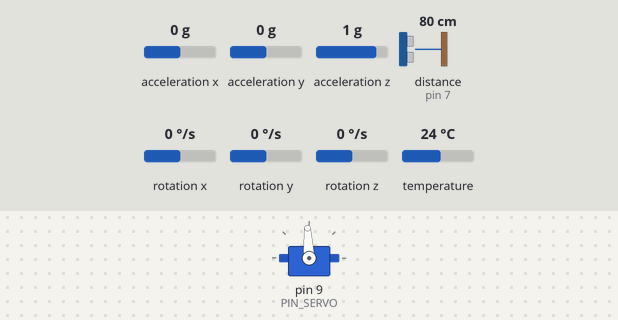
A sketch run on a simulated Arduino Uno, built with avr-gcc and run on an emulated ATmega328P. On the bench: servo. The test bench sets the inputs (shaded band); at power-on: acceleration y 0 g, distance to the obstacle (sensor on pin 7) 80 cm, acceleration z 1 g, rotation x 0 °/s, acceleration x 0 g, rotation y 0 °/s, rotation z 0 °/s, temperature 24 °C. The echo pulse lasts 58.3 µs per cm; what the sketch prints to the serial monitor is not drawn.

Above: at 0.2 s.
At 3.4 s:
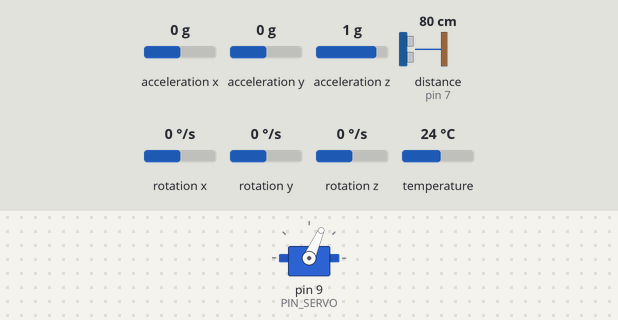
3.5 s: acceleration y set to -1.4 g
5.7 s: distance to the obstacle (sensor on pin 7) set to 2 cm
7.7 s: acceleration z set to -1.4 g
9.7 s: rotation x set to -192 °/s
11.7 s: distance to the obstacle (sensor on pin 7) set to 4 cm
Timing chart, 0 to 14.7 s (numbered marks = the images above; inputs shaded):
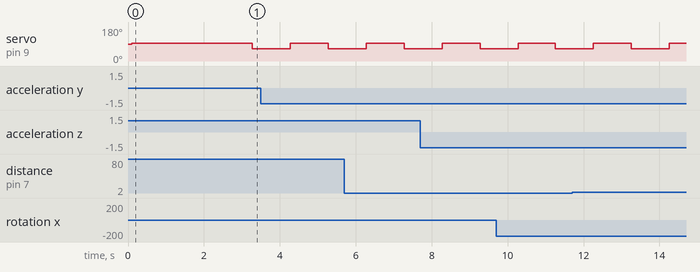

The sketch:

bab_o_sesgo.ino
```cpp
#include <Adafruit_MPU6050.h>
#include <NewPing.h>
#include <Servo.h>

#define PI 3.14159265359

#define MAX_DELAY_US 16383

#define ADC_BITS 10
#define ADC_MAX  ((2 << ADC_BITS) - 1)

#define BAUD_RATE  115200
#define SEND_COUNT 6

#define CONTROL_PERIOD_US  20000 // 20 ms (50 Hz)
#define DT                 (CONTROL_PERIOD_US / 1e6)

#define BEAM_MID_M 0.180 // Mitad de la longitud de la barra en metros (MEDIR)
#define CART_MID_M 0.028  // Mitad de la longitud del carro (MEDIR)

#define CALIB_ITERS 25 // Medio segundo de calibración

#define SERVO_AMP_DEG 90
#define SERVO_MAX 30
#define SERVO_MIN_US  500
#define SERVO_MAX_US  2500

#define SONAR_MAX_CM   50
#define SONAR_US_PER_M 5831

#define PIN_POT   A3
#define PIN_SERVO 9
#define PIN_TRIG  6
#define PIN_ECHO  7

#define ALPHA 0.05

#define CALIBRATE 1

unsigned long last_time;

Servo servo;
NewPing sonar(PIN_TRIG, PIN_ECHO, SONAR_MAX_CM);
Adafruit_MPU6050 mpu;

float gyro_bias;
float acc_bias;
float ang_vel;

void setup() {
  Serial.begin(BAUD_RATE);
  servo.attach(PIN_SERVO);

  if (!mpu.begin()) {
    Serial.println("Failed to find MPU6050!");
    while (1) {
      delay(100);
    }
  }

  mpu.setAccelerometerRange(MPU6050_RANGE_8_G);
  mpu.setGyroRange(MPU6050_RANGE_500_DEG);
  mpu.setFilterBandwidth(MPU6050_BAND_44_HZ);

  delay(100);

  moveServo(0);

  delay(2000);

#if CALIBRATE
  sensors_event_t a, g, temp;
  mpu.getEvent(&a, &g, &temp);
  gyro_bias = g.gyro.x;

  acc_bias = 0;
  for (int i = 0; i < CALIB_ITERS; i++){
    delayMicroseconds(CONTROL_PERIOD_US);
    mpu.getEvent(&a, &g, &temp);
    acc_bias += atan2(a.acceleration.y, a.acceleration.z) * 180.0 / PI;
  }
  acc_bias /= CALIB_ITERS;
#else
  // Valores a mano
  gyro_bias = 0;
  acc_bias  = 0;
#endif

  Serial.print("Gyro bias: ");
  Serial.println(gyro_bias);
  Serial.print("Acc bias:  ");
  Serial.println(acc_bias);

  // Siempre debe ser la última línea del setup
  last_time = micros();
}

void loop() {
  runPeriodicallyMicros(CONTROL_PERIOD_US);

  static float ang = 0;
  static float theta_obs = 0;
  static float omega_obs = 0;
  static float time = 0;
  static float bias = 0;

  float refs[] = {0, -25};
  float pos = readPosition();
  time += DT;

  int idx = (int)(time/1) % 2;
  float ref = refs[idx];
  // float t = fmod(time, 1.0f); // tiempo dentro del periodo [0,4)
  // float ref;

  // if (t < .50f) {
  //     // primera mitad: rampa descendente de 0 a -25
  //     ref = -50.0f * t;  // pendiente = (-25 / 2)
  // } else {
  //     // segunda mitad: rampa ascendente de -25 a 0
  //     ref = -25.0f + 50 * (t - .50f);
  // }

  moveServo(ref);
  ang = estimateAngle(ang);
  ang_vel += 20;

  // Implementamos observador con sesgo

  float theta_obs1 = theta_obs + 0.02*omega_obs + 0.6899*(ang-theta_obs) + 0.0196*(ang_vel-omega_obs-bias);
  float omega_obs1 = -2.752*theta_obs + 0.572*omega_obs - 2.7636*(ang-theta_obs) + 0.2559*(ang_vel-omega_obs-bias) + 1.0728*ref;
  float bias1 = bias + 0.0307*(ang-theta_obs) + 0.0176*(ang_vel-omega_obs-bias);
  theta_obs = theta_obs1;
  omega_obs = omega_obs1;
  bias = bias1;

float datos[] = { ref, ang, theta_obs, ang_vel, omega_obs, bias};
  matlab_send(datos);

  // Serial.print(ref);
  // Serial.print(", ");
  // Serial.print(pos);
  // Serial.print(", ");
  // Serial.print(ang);
  // Serial.println();
}

/// Toma valores entre -90 y 90 grados.
/// Satura valores por fuera de ese rango.
void moveServo(float angle) {
  angle = saturate(angle, -SERVO_MAX, SERVO_MAX);
  unsigned int us = remap(angle, -SERVO_AMP_DEG, SERVO_AMP_DEG, SERVO_MIN_US, SERVO_MAX_US);
  servo.writeMicroseconds(us);
}

/// Devuelve la posición del centro del carrito
/// respecto del centro de la barra, en metros.
float readPosition() {
  float distance = readSonar();
  return distance + CART_MID_M - BEAM_MID_M;
}

/// Devuelve una posición de referencia para el carrito
/// respecto del centro de la varilla, en metros.
float readReference() {
  float value = analogRead(PIN_POT);
  return remap(value, 0, ADC_MAX, -BEAM_MID_M, BEAM_MID_M);
}

/// Devuelve el ángulo de la barra filtrado con un filtro complementario.
float estimateAngle(float prev_ang) {
  sensors_event_t a, g, temp;
  mpu.getEvent(&a, &g, &temp);

  ang_vel = g.gyro.x * 180.0 / PI;
  float ang_gyro = prev_ang + DT * (g.gyro.x - gyro_bias) * 180.0 / PI;
  float ang_acc = atan2(a.acceleration.y, a.acceleration.z) * 180.0 / PI - acc_bias;

  return ALPHA * ang_acc + (1 - ALPHA) * ang_gyro;
}

float readSonar() {
  unsigned int us = sonar.ping();
  if (us == 0) {
    return (float)SONAR_MAX_CM / 100.0;
  }
  return (float)us / SONAR_US_PER_M;
}

void matlab_send(float data[SEND_COUNT]){
  // Envío de header
  Serial.write("abcd");

  for (int i = 0; i < SEND_COUNT; i++) {
    byte * b = (byte *) &data[i];
    Serial.write(b, sizeof(float));
  }
}

float remap(float x, float from_min, float from_max, float to_min, float to_max) {
  return (x - from_min) / (from_max - from_min) * (to_max - to_min) + to_min;
}

float saturate(float x, float min, float max) {
  if (x > max) {
    x = max;
  } else if (x < min) {
    x = min;
  }
  return x;
}

void runPeriodicallyMicros(unsigned long period) {
  unsigned long curr_time = micros();
  unsigned long elapsed = curr_time - last_time;
  long sleep_time = (long)(period - elapsed);
  last_time += period;

  if (sleep_time > 0) {
    delayMicrosecondsFixed(sleep_time);
  }
}

void delayMicrosecondsFixed(unsigned long us) {
  while (us > MAX_DELAY_US) {
    us -= MAX_DELAY_US;
    delayMicroseconds(MAX_DELAY_US);
  }
  delayMicroseconds(us);
}
```
